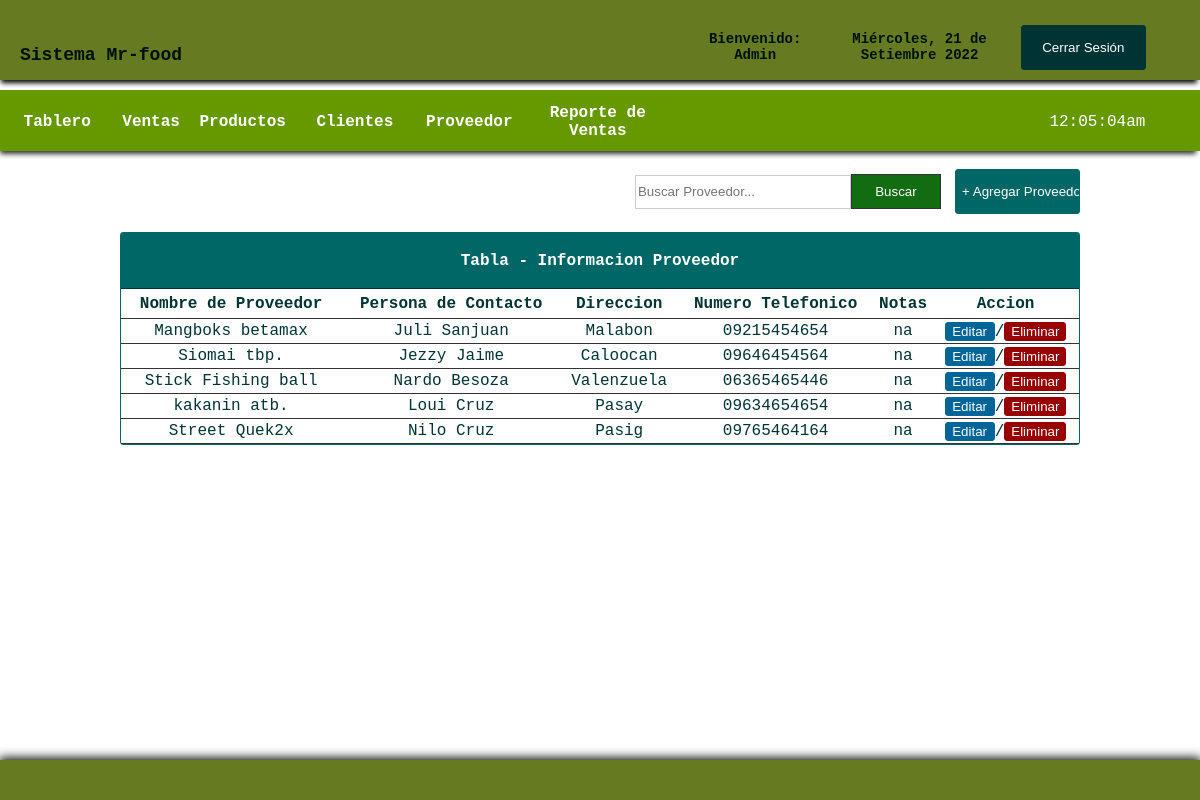
The app's page /supplier.php (signed in) with its own data.
### tables this page shows
CREATE TABLE IF NOT EXISTS `supplier` (
  `id` int(11) NOT NULL AUTO_INCREMENT,
  `suppliername` varchar(100) NOT NULL,
  `contactperson` varchar(100) NOT NULL,
  `address` varchar(100) NOT NULL,
  `contactno` varchar(11) NOT NULL,
  `note` varchar(200) NOT NULL,
  PRIMARY KEY (`id`)
);

### supplier.php (the view, shortened to what this page needs)
<!DOCTYPE html>
<head>
</head>
<link rel="stylesheet" type="text/css" href="css/css1.css">
<body>
<div id="container">
<div id="header">
<table cellspacing="0" width="100%" border="0" cellpadding="20px">
<tr>
	<td width="56%">
    <table width="41%" border="0" cellspacing="0" cellpadding="0">
	  <tr>
    <td width="80%" align="left"> <font size="12px"></font><span style="font-size: 18px;"><b> Sistema Mr-food </span></td>
	    </tr>
	  </table></td>
    <td style="font-size:14px;">
      <table width="93%" border="0" cellspacing="0" cellpadding="0">
        <tr>
        	<th scope="col">Bienvenido: <?php echo $_SESSION['access'];?></th>
          	<th scope="col"><?php
			include_once("date1.php");
			?></th>
          	<th scope="col" width="20px"><a href="logout.php">
            <input type="button" id="btnadd" value="Cerrar Sesión" align="middle" />
          	</a></th>
        </tr>
  </table></td>
    </tr>
</table>
</div>
<br><br><br><br><br>
<div id = "headnav">
<table width="100%" border="0" cellpadding="0" cellspacing="0">
<tr>
	<td width="669" height="62">
	<table width="669" border="0" cellspacing="0" cellpadding="0">
	  <tr>
	    <th width="90" height="56" scope="col"><a href="index.php">Tablero</a></th>
	    <th width="50" scope="col"><a href="sales.php">Ventas</a></th>
	    <th width="80" scope="col"><a href="products.php">Productos</a></th>
	    <th width="90" scope="col"><a href="customers.php">Clientes</a></th>
	    <th width="90" scope="col"><a href="supplier.php">Proveedor</a></th>
	    <th width="112" scope="col"><a href="salesreport.php">Reporte de Ventas</a></th>
	    </tr>
	  </table>
      </td>
      <td width="13">
      <table border="0" cellspacing="0" cellpadding="0">
      	<tr>
        	<td align="left" style="color:#FFF">
            <?php
			$date_time=date("h:i:sa");
			echo $date_time;
			?>
            </td>
        </tr>
      </table>
      </td>
</tr>
</table>
</div>
<br>
<table width="80%" border="0" align="center" cellpadding="0" cellspacing="0">
      <tr>
        <td width="750" align="right">
        <form action="result_supplier.php" method="get" ecntype="multipart/data-form">
        <input type="text" name="query" style="border:1px solid #CCC; color: #333; width:210px; height:30px;" placeholder="Buscar Proveedor..." /><input type="submit" id="btnsearch" value="Buscar" name="search" />
        </form>
        </td>
        <td width="127" height="37" align="right">
        <a href="javascript:void(0)" onclick="toggle_visibility('popup-box1')"><input type="button" style="border:1px solid #066; background:#066; height:45px; width:125px; color:#FFF; border-radius:3px; font-family: 'Lucida Sans Unicode', 'Lucida Grande', sans-serif;" value="+ Agregar Proveedor" /></a></td>
      </tr>
    </table></th>
  <br>
  <tr>
    <td>
    <table border="0" cellpadding="0" cellspacing="0" align="center" width="80%" style="border:1px solid #066; color:#033; border-radius:3px;">
     <tr>
     <th colspan="6" align="center" height="55px" style="border-bottom:1px solid #033; background: #066; color:#FFF;"> Tabla - Informacion Proveedor</th>
    </tr>
      <tr height="30px">
        <th style="border-bottom:1px solid #333;"> Nombre de Proveedor </th>
        <th style="border-bottom:1px solid #333;"> Persona de Contacto </th>
        <th style="border-bottom:1px solid #333;"> Direccion </th>
        <th style="border-bottom:1px solid #333;"> Numero Telefonico </th>
        <th style="border-bottom:1px solid #333;"> Notas </th>
        <th style="border-bottom:1px solid #333;"> Accion </th>
      </tr>
       <?php
require('config.php');
$query="SELECT * FROM supplier";
$result=mysqli_query($db_link, $query);
while ($row=mysqli_fetch_array($result)){?>
      <tr align="center" style="height:25px">
      	<td style="border-bottom:1px solid #333;"> <?php echo $row['suppliername']; ?> </td>
        <td style="border-bottom:1px solid #333;"> <?php echo $row['contactperson']; ?> </td>
        <td style="border-bottom:1px solid #333;"> <?php echo $row['address']; ?> </td>
        <td style="border-bottom:1px solid #333;"> <?php echo $row['contactno']; ?> </td>
        <td style="border-bottom:1px solid #333;"> <?php echo $row['note']; ?> </td>
        <td style="border-bottom:1px solid #333;">
        <a href="edit_supplier.php?id=<?php echo md5($row['id']);?>"><input type="button" value="Editar" style="width:50px; height:20; color:#FFF; background:#069; border:1px solid #069; border-radius:3px;"></a>/<a href="delete_supplier.php?id=<?php echo md5($row['id']);?>"><input type="button" value="Eliminar" style="width:15; height:20; color:#FFF; background: #900; border:1px solid #900; border-radius:3px;"></a>
        </td>
      </tr>
   <?php
}?>
    </table>
  </td>
  </tr>
<br><br><br>
<div id="footer">
<table border="0" cellpadding="15px" align="center"; style="size: 12px; font-family: 'Courier New', Courier, monospace; color: #FFF; font-size: 12px;">
<tr>
	<td>
    </td>
</tr>
</table>
</div>
</div>
</body>
</html>

### css/css1.css (style rules this page uses)
body { margin:0; font-size:16px; height:100%; margin:0; padding:0; background-color: #fff; -webkit-background-size: cover; -moz-background-size: cover; -o-background-size: cover; background-size: cover; }
#container { height:100px; width: auto; margin:0 auto; }
#header { box-shadow: -1px 5px 5px -2px #000; position:fixed; width:100%; height:80px; border-radius: 0px 0px 0px 0px; background: rgb(101, 122, 33); }
#footer { clear: both; background: rgb(101, 122, 33); height: 40px; width: 100%; position: fixed; left: 0px; bottom: 0px; text-align: center; box-shadow:0px -1px 10px 1px #000; }
#headnav { box-shadow: -2px 5px 5px -2px #333333; border-top:1px solid #690; padding:0px; clear:both; background: #690; height:60px; width:100%; }
#btnsearch { border:1px solid #333; background: rgb(18, 108, 18); height:35px; width:90px; color: #FFF; font-family:"Lucida Sans Unicode", "Lucida Grande", sans-serif; }
#btnadd { border:1px solid #033; background: #033; border-radius:3px; height:45px; width:125px; color: #FFF; font-family:"Lucida Sans Unicode", "Lucida Grande", sans-serif; }
a:link { color:#FFF; text-decoration: none; }
table { border-radius:3px; text-align: center; }

### records on screen
supplier: suppliername "Mangboks betamax", contactperson "Juli Sanjuan", address "Malabon", contactno "09215454654", note "na"
supplier: suppliername "Siomai tbp.", contactperson "Jezzy Jaime", address "Caloocan", contactno "09646454564", note "na"
supplier: suppliername "Stick Fishing ball", contactperson "Nardo Besoza", address "Valenzuela", contactno "06365465446", note "na"
supplier: suppliername "kakanin atb.", contactperson "Loui Cruz", address "Pasay", contactno "09634654654", note "na"
supplier: suppliername "Street Quek2x", contactperson "Nilo Cruz", address "Pasig", contactno "09765464164", note "na"

### other values on screen
$_SESSION['access'] "Admin"
$dia "Miércoles"
$mes "Setiembre"
